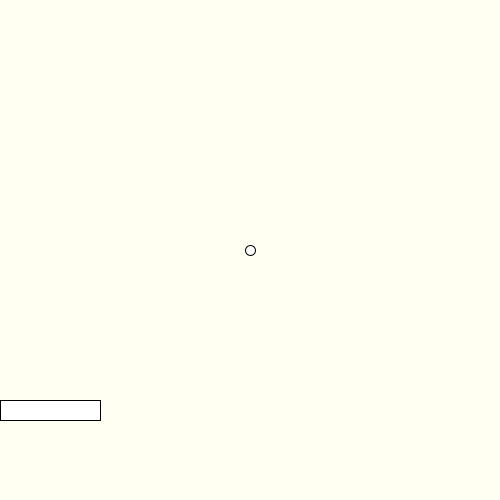
Frame 1 (no input)
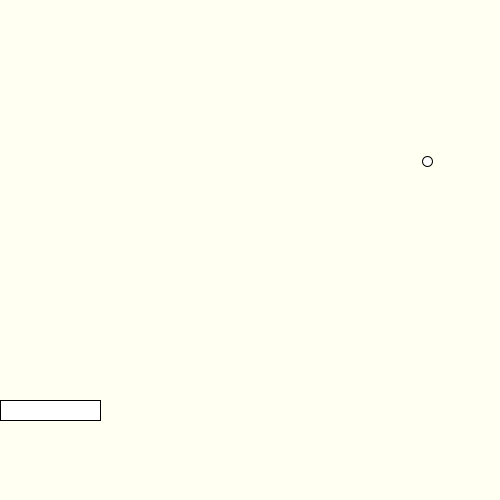
Frame 60 (the mouse pressed at the canvas centre just before this capture)
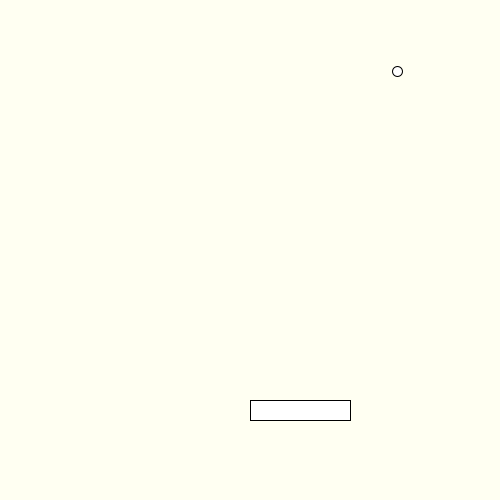
Frame 120 (the mouse held since frame 60 and released just before this capture)

The Processing sketch that drew these frames (run headless with seeded random() and noise(); from frame 60 on, the mouse is pressed at the canvas centre):

// Processing sketch: week04_3_board_vx_vy_p5_js
// ── week04_3_board_vx_vy_p5_js.pde
void setup(){
  size(500,500);
}
float x=250, y=250;
float vx=3.0, vy=-1.5;
void draw(){
  background(#FFFFF2);
  int boardX = mouseX;
  rect(mouseX, 400, 100, 20 );
  ellipse(x, y, 10, 10 );
  x = x+vx;
  y = y+vy;
  if(x > 500) vx = -vx;
  if(y < 0 ) vy = -vy;
  if(x < 0 ) vx = -vx;
  if(y> 400 && x>boardX && x<boardX+100 ) vy = -vy;
}
